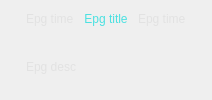
    <widget class="CSkinProgressWidget" name="m_CentralContainer3" native="true">
     <property name="sizePolicy">
      <sizepolicy hsizetype="Expanding" vsizetype="Preferred">
       <horstretch>0</horstretch>
       <verstretch>0</verstretch>
      </sizepolicy>
     </property>
     <property name="progress" stdset="0">
      <number>1</number>
     </property>
     <property name="borderInfo" stdset="0">
      <string notr="true">borderwidth=&quot;2&quot; roundcorner=&quot;0&quot; bordercolor=&quot;0xFFD0D0D0&quot; </string>
     </property>
     <layout class="QGridLayout" name="gridLayout_4" columnstretch="0,0,100,0,0">
      <property name="leftMargin">
       <number>10</number>
      </property>
      <property name="topMargin">
       <number>10</number>
      </property>
      <property name="rightMargin">
       <number>10</number>
      </property>
      <property name="bottomMargin">
       <number>10</number>
      </property>
      <property name="horizontalSpacing">
       <number>8</number>
      </property>
      <property name="verticalSpacing">
       <number>16</number>
      </property>
      <item row="0" column="0">
       <widget class="CSkinProgressWidget" name="m_EpgPrevButton" native="true">
        <property name="sizePolicy">
         <sizepolicy hsizetype="Minimum" vsizetype="Preferred">
          <horstretch>0</horstretch>
          <verstretch>0</verstretch>
         </sizepolicy>
        </property>
        <property name="borderInfo" stdset="0">
         <string notr="true">borderwidth=&quot;1&quot; roundcorner=&quot;2&quot; bordercolor=&quot;0xFF808080&quot; </string>
        </property>
        <property name="borderInfoUnderMouse" stdset="0">
         <string notr="true">borderwidth=&quot;1&quot; roundcorner=&quot;2&quot; bordercolor=&quot;0xFFF0F0F0&quot; </string>
        </property>
        <property name="hideLimitW" stdset="0">
         <number>0</number>
        </property>
        <layout class="QHBoxLayout" name="horizontalLayout_18">
         <property name="spacing">
          <number>0</number>
         </property>
         <property name="leftMargin">
          <number>4</number>
         </property>
         <property name="topMargin">
          <number>4</number>
         </property>
         <property name="rightMargin">
          <number>4</number>
         </property>
         <property name="bottomMargin">
          <number>4</number>
         </property>
         <item>
          <widget class="COsdImage" name="m_EpgPrevButtonImg" native="true">
           <property name="imageParamsList" stdset="0">
            <stringlist notr="true">
             <string>src=&quot;img/osd/channelinfo/epgprev.png&quot;</string>
            </stringlist>
           </property>
           <property name="vSizeFactor" stdset="0">
            <number>1</number>
           </property>
          </widget>
         </item>
        </layout>
       </widget>
      </item>
      <item row="0" column="1">
       <widget class="CSkinOneLineText" name="m_EpgStartTime">
        <property name="sizePolicy">
         <sizepolicy hsizetype="Minimum" vsizetype="Minimum">
          <horstretch>0</horstretch>
          <verstretch>0</verstretch>
         </sizepolicy>
        </property>
        <property name="palette">
         <palette>
          <active>
           <colorrole role="WindowText">
            <brush brushstyle="SolidPattern">
             <color alpha="255">
              <red>226</red>
              <green>226</green>
              <blue>226</blue>
             </color>
            </brush>
           </colorrole>
          </active>
          <inactive>
           <colorrole role="WindowText">
            <brush brushstyle="SolidPattern">
             <color alpha="255">
              <red>226</red>
              <green>226</green>
              <blue>226</blue>
             </color>
            </brush>
           </colorrole>
          </inactive>
          <disabled>
           <colorrole role="WindowText">
            <brush brushstyle="SolidPattern">
             <color alpha="255">
              <red>120</red>
              <green>120</green>
              <blue>120</blue>
             </color>
            </brush>
           </colorrole>
          </disabled>
         </palette>
        </property>
        <property name="text">
         <string>Epg time</string>
        </property>
        <property name="alignment">
         <set>Qt::AlignLeading|Qt::AlignLeft|Qt::AlignVCenter</set>
        </property>
        <property name="addheight" stdset="0">
         <number>1</number>
        </property>
        <property name="rowLimit" stdset="0">
         <number>0</number>
        </property>
       </widget>
      </item>
      <item row="0" column="2">
       <widget class="CSkinProgressWidget" name="m_EpgProgress" native="true">
        <property name="sizePolicy">
         <sizepolicy hsizetype="Expanding" vsizetype="Minimum">
          <horstretch>0</horstretch>
          <verstretch>0</verstretch>
         </sizepolicy>
        </property>
        <property name="sliderInfo" stdset="0">
         <string notr="true">color1=&quot;0xA0909090&quot; color2=&quot;0xAA146414&quot; type=&quot;0&quot; roundcorner=&quot;0&quot; borderwidth=&quot;0&quot; bordercolor=&quot;0xFF010101&quot;</string>
        </property>
        <property name="slider2Info" stdset="0">
         <string notr="true">color1=&quot;0x541414C8&quot; color2=&quot;0xC0C0C0C0&quot; type=&quot;0&quot; roundcorner=&quot;0&quot; borderwidth=&quot;0&quot; bordercolor=&quot;0xFF010101&quot;</string>
        </property>
        <property name="borderInfo" stdset="0">
         <string notr="true">borderwidth=&quot;1&quot; roundcorner=&quot;0&quot; bordercolor=&quot;0xB0FF9933&quot; </string>
        </property>
        <property name="sliderMode" stdset="0">
         <bool>false</bool>
        </property>
        <layout class="QHBoxLayout" name="layout11">
         <property name="spacing">
          <number>0</number>
         </property>
         <property name="leftMargin">
          <number>2</number>
         </property>
         <property name="topMargin">
          <number>2</number>
         </property>
         <property name="rightMargin">
          <number>2</number>
         </property>
         <property name="bottomMargin">
          <number>2</number>
         </property>
         <item>
          <widget class="CSkinOneLineText" name="m_EpgTitle">
           <property name="sizePolicy">
            <sizepolicy hsizetype="Expanding" vsizetype="Minimum">
             <horstretch>0</horstretch>
             <verstretch>0</verstretch>
            </sizepolicy>
           </property>
           <property name="palette">
            <palette>
             <active>
              <colorrole role="WindowText">
               <brush brushstyle="SolidPattern">
                <color alpha="255">
                 <red>75</red>
                 <green>225</green>
                 <blue>225</blue>
                </color>
               </brush>
              </colorrole>
             </active>
             <inactive>
              <colorrole role="WindowText">
               <brush brushstyle="SolidPattern">
                <color alpha="255">
                 <red>75</red>
                 <green>225</green>
                 <blue>225</blue>
                </color>
               </brush>
              </colorrole>
             </inactive>
             <disabled>
              <colorrole role="WindowText">
               <brush brushstyle="SolidPattern">
                <color alpha="255">
                 <red>120</red>
                 <green>120</green>
                 <blue>120</blue>
                </color>
               </brush>
              </colorrole>
             </disabled>
            </palette>
           </property>
           <property name="text">
            <string>Epg title</string>
           </property>
           <property name="alignment">
            <set>Qt::AlignCenter</set>
           </property>
           <property name="addheight" stdset="0">
            <number>5</number>
           </property>
           <property name="rowLimit" stdset="0">
            <number>0</number>
           </property>
          </widget>
         </item>
        </layout>
       </widget>
      </item>
      <item row="0" column="3">
       <widget class="CSkinOneLineText" name="m_EpgEndTime">
        <property name="sizePolicy">
         <sizepolicy hsizetype="Minimum" vsizetype="Minimum">
          <horstretch>0</horstretch>
          <verstretch>0</verstretch>
         </sizepolicy>
        </property>
        <property name="palette">
         <palette>
          <active>
           <colorrole role="WindowText">
            <brush brushstyle="SolidPattern">
             <color alpha="255">
              <red>226</red>
              <green>226</green>
              <blue>226</blue>
             </color>
            </brush>
           </colorrole>
          </active>
          <inactive>
           <colorrole role="WindowText">
            <brush brushstyle="SolidPattern">
             <color alpha="255">
              <red>226</red>
              <green>226</green>
              <blue>226</blue>
             </color>
            </brush>
           </colorrole>
          </inactive>
          <disabled>
           <colorrole role="WindowText">
            <brush brushstyle="SolidPattern">
             <color alpha="255">
              <red>120</red>
              <green>120</green>
              <blue>120</blue>
             </color>
            </brush>
           </colorrole>
          </disabled>
         </palette>
        </property>
        <property name="text">
         <string>Epg time</string>
        </property>
        <property name="alignment">
         <set>Qt::AlignLeading|Qt::AlignLeft|Qt::AlignVCenter</set>
        </property>
        <property name="addheight" stdset="0">
         <number>1</number>
        </property>
        <property name="rowLimit" stdset="0">
         <number>0</number>
        </property>
       </widget>
      </item>
      <item row="0" column="4">
       <widget class="CSkinProgressWidget" name="m_EpgNextButton" native="true">
        <property name="sizePolicy">
         <sizepolicy hsizetype="Minimum" vsizetype="Preferred">
          <horstretch>0</horstretch>
          <verstretch>0</verstretch>
         </sizepolicy>
        </property>
        <property name="borderInfo" stdset="0">
         <string notr="true">borderwidth=&quot;1&quot; roundcorner=&quot;2&quot; bordercolor=&quot;0xFF808080&quot; </string>
        </property>
        <property name="borderInfoUnderMouse" stdset="0">
         <string notr="true">borderwidth=&quot;1&quot; roundcorner=&quot;2&quot; bordercolor=&quot;0xFFF0F0F0&quot; </string>
        </property>
        <property name="hideLimitW" stdset="0">
         <number>0</number>
        </property>
        <layout class="QHBoxLayout" name="horizontalLayout_17">
         <property name="spacing">
          <number>0</number>
         </property>
         <property name="leftMargin">
          <number>4</number>
         </property>
         <property name="topMargin">
          <number>4</number>
         </property>
         <property name="rightMargin">
          <number>4</number>
         </property>
         <property name="bottomMargin">
          <number>4</number>
         </property>
         <item>
          <widget class="COsdImage" name="m_EpgNextButtonImg" native="true">
           <property name="imageParamsList" stdset="0">
            <stringlist notr="true">
             <string>src=&quot;img/osd/channelinfo/epgnext.png&quot;</string>
            </stringlist>
           </property>
           <property name="vSizeFactor" stdset="0">
            <number>1</number>
           </property>
          </widget>
         </item>
        </layout>
       </widget>
      </item>
      <item row="1" column="1" colspan="3">
       <widget class="CSkinOneLineText" name="m_EpgDesc">
        <property name="sizePolicy">
         <sizepolicy hsizetype="Expanding" vsizetype="Expanding">
          <horstretch>0</horstretch>
          <verstretch>0</verstretch>
         </sizepolicy>
        </property>
        <property name="palette">
         <palette>
          <active>
           <colorrole role="WindowText">
            <brush brushstyle="SolidPattern">
             <color alpha="255">
              <red>226</red>
              <green>226</green>
              <blue>226</blue>
             </color>
            </brush>
           </colorrole>
          </active>
          <inactive>
           <colorrole role="WindowText">
            <brush brushstyle="SolidPattern">
             <color alpha="255">
              <red>226</red>
              <green>226</green>
              <blue>226</blue>
             </color>
            </brush>
           </colorrole>
          </inactive>
          <disabled>
           <colorrole role="WindowText">
            <brush brushstyle="SolidPattern">
             <color alpha="255">
              <red>120</red>
              <green>120</green>
              <blue>120</blue>
             </color>
            </brush>
           </colorrole>
          </disabled>
         </palette>
        </property>
        <property name="text">
         <string>Epg desc</string>
        </property>
        <property name="addheight" stdset="0">
         <number>1</number>
        </property>
        <property name="rowLimit" stdset="0">
         <number>3</number>
        </property>
        <property name="textColorUnderMouse" stdset="0">
         <color>
          <red>194</red>
          <green>0</green>
          <blue>0</blue>
         </color>
        </property>
       </widget>
      </item>
     </layout>
    </widget>
